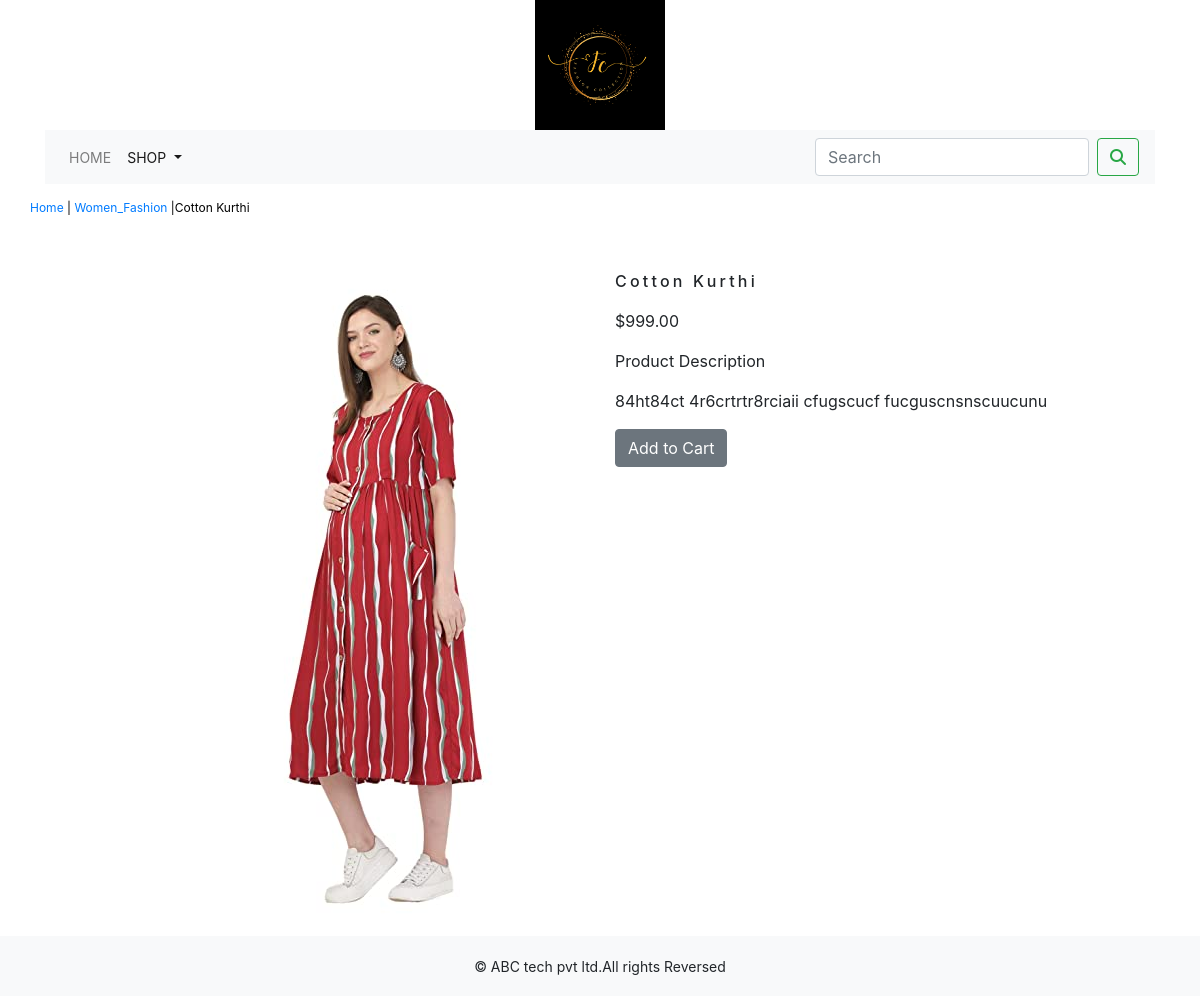
Screenshot of /shop/women_fashion/cotton-kurthi/ with the database file from the repository.
### shop/models.py (models this page shows, shortened)
class Product(models.Model):
    name = models.CharField(max_length=250, unique=True)
    slug = models.SlugField(max_length=250, unique=True)
    description = models.TextField(blank=True)
    price = models.DecimalField(max_digits=10, decimal_places=2)
    category = models.ForeignKey(Category, on_delete=models.CASCADE)
    image = models.ImageField(upload_to='product', blank=True)
    stock = models.IntegerField()
    available = models.BooleanField(default=True)
    created = models.DateTimeField(auto_now_add=True)
    updated = models.DateTimeField(auto_now=True)
    class Meta:
        ordering=('name',)
        verbose_name='product'
        verbose_name_plural='products'

class Category(models.Model):
    name=models.CharField(max_length=250,unique=True)
    slug=models.SlugField(max_length=250,unique=True)
    description=models.TextField(blank=True)
    image=models.ImageField(upload_to='category',blank=True)
    class Meta:
        ordering=('name',)
        verbose_name='category'
        verbose_name_plural='categories'
    def get_url(self):
        return reverse('shop:products_by_category', args=[self.slug])
    def __str__(self):
        return '{}' .format(self.name)

### shop/views.py (the view)
# urls.py: path('<slug:c_slug>/<slug:product_slug>/', views.proDetail, name='prodCatdetail'),
def proDetail(request,c_slug,product_slug):
    try:
        product=Product.objects.get(category__slug=c_slug,slug=product_slug)
    except Exception as e:
        raise e
    return render(request,'product.html', {'product':product})

### cart/context_processors.py (called while the page is built)
def counter(request):
    item_count=0
    if 'admin' in request.path:
        return {}
    else:
        try:
            cart=Cart.objects.filter(cart_id=_cart_id(request))
            car_items=CartItem.objects.all().filter(cart=cart[:1])
            for cart_item in car_items:
                item_count += cart_item.quantity
        except Cart.DoesNotExist:
            item_count =0
    return dict(item_count=item_count)

### cart/views.py (called while the page is built)
def _cart_id(request):
    cart=request.session.session_key
    if not cart:
        cart=request.session.create()
    return cart

### shop/context_processors.py (called while the page is built)
def menu_links(request):
    links=Category.objects.all()
    return dict(links=links)

### templates/product.html (shortened to what this page needs)
{% extends 'base.html' %}
{% load static %}
{% block content %}
<div class="row my_prod_row_class">
    <div class="mx_auto">
        <p><a href="{% url 'shop:allProdCat' %}">Home</a> | <a href="{{product.category.get_url}}">{{product.category}}</a> |{{product.name}}</p>
    </div>
</div>
<div class="container">
<br>
<div class="row">
    <div class="col-12 col-sm-12 col-md-12 col-lg-6 text-center">
        <div style="min-width:18rem;">
            <img src="{{product.image.url}}" alt="{{product.name}}">
        </div>
    </div>
        <div class="col-12 col-sm-12 col-md-12 col-lg-6">
            <div>
            <h1 class="my_prod_title">{{product.name}}</h1>
            <p>${{product.price}}</p>
            <p class="my_title">Product Description</p>
            <p class="text-justify my_prod_text">{{product.description}}</p>
            {% if product.stock <= 0 %}
            <p class="text-justify my_prod_text"><b>Out of Stock</b></p>
            {% else %}
            <a class="btn btn-secondary" href="{% url 'cart:add_cart' product.id %}">Add to Cart</a>
            {% endif %}
        </div>
    </div>
</div>
</div>
{% endblock %}

### static/css/custom.css (style rules this page uses)
body { font-family: 'Poppins', sans-serif; }
.my_title { font-size : 16px; text_transform : uppercase; latter-spacing : .2em; }
.my_prod_row_class { padding-top : 15px; padding-bottom : }
.my_prod_row_class .mx_auto { color : #000; font-size : 12px; text-decoration : none; }
.my_prod_title { font-size : 16px; text_transform : uppercase; letter-spacing : .2em; padding-top : 15px; padding-bottom : 10px; }
.my_prod_text { padding-right : 20px; }

### rows the page displays
Product: category "Women_Fashion", name "Cotton Kurthi", image (picture), price "999.00", description "84ht84ct 4r6crtrtr8rciaii cfugscucf fucguscnsnscuucunu"
